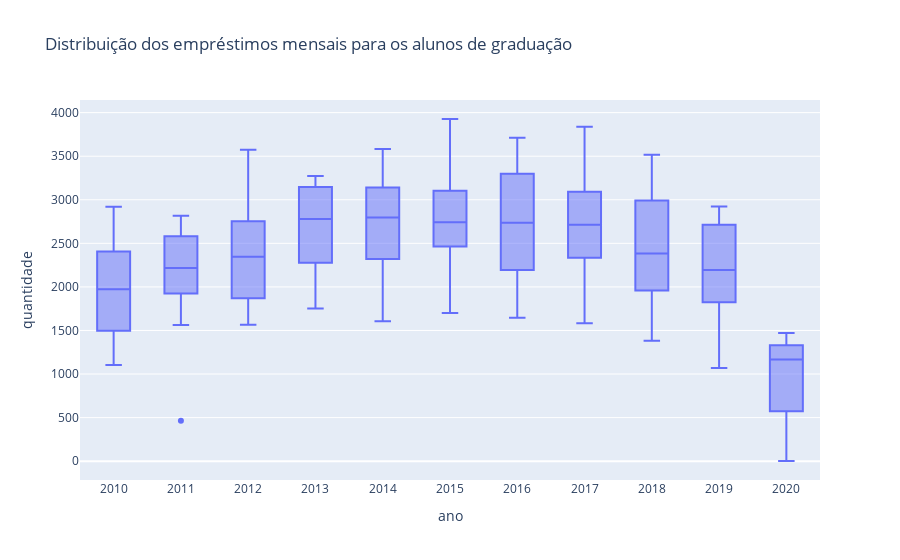

The code cell stored with this chart in its notebook:
### Code cell
# Visualização do gráfico dos dados

fig = px.box(
    empr_por_ano_pos_grad,
    x='ano',
    y='quantidade',
    title='Distribuição dos empréstimos mensais para os alunos de graduação'
)

fig.show()

### Figure 1 — Plotly figure (JSON) as saved in the notebook; plotly's stock layout.template omitted (floating-point values rounded to 4 significant figures)
{"data": [{"alignmentgroup": "True", "hovertemplate": "ano=%{x}<br>quantidade=%{y}<extra></extra>", "legendgroup": "", "marker": {"color": "#636efa"}, "name": "", "notched": false, "offsetgroup": "", "orientation": "v", "showlegend": false, "type": "box", "x": ["2010", "2010", "2010", "2010", "2010", "2010", "2010", "2010", "2010", "2010", "2010", "2010", "2011", "2011", "2011", "2011", "2011", "2011", "2011", "2011", "2011", "2011", "2011", "2011", "2012", "2012", "2012", "2012", "2012", "2012", "2012", "2012", "2012", "2012", "2012", "2012", "2013", "2013", "2013", "2013", "2013", "2013", "2013", "2013", "2013", "2013", "2013", "2013", "2014", "2014", "2014", "2014", "2014", "2014", "2014", "2014", "2014", "2014", "2014", "2014", "2015", "2015", "2015", "2015", "2015", "2015", "2015", "2015", "2015", "2015", "2015", "2015", "2016", "2016", "2016", "2016", "2016", "2016", "2016", "2016", "2016", "2016", "2016", "2016", "2017", "2017", "2017", "2017", "2017", "2017", "2017", "2017", "2017", "2017", "2017", "2017", "2018", "2018", "2018", "2018", "2018", "2018", "2018", "2018", "2018", "2018", "2018", "2018", "2019", "2019", "2019", "2019", "2019", "2019", "2019", "2019", "2019", "2019", "2019", "2019", "2020", "2020", "2020", "2020"], "x0": " ", "xaxis": "x", "y": [1105, 1474, 2919, 2716, 2514, 1920, 1522, 2222, 2297, 2026, 1782, 1275, 465, 1563, 2573, 2431, 2591, 2095, 1945, 2818, 2595, 2340, 2030, 1903, 1714, 2217, 3575, 2956, 2993, 2025, 1566, 2351, 2341, 2553, 2370, 1691, 1753, 2445, 3274, 3186, 2921, 2104, 2767, 3110, 3181, 2791, 2528, 2108, 2316, 3583, 3204, 3010, 2690, 1605, 2571, 3101, 3180, 2904, 2325, 1970, 1785, 3086, 3927, 3315, 3120, 2774, 2661, 2977, 2506, 2711, 2423, 1701, 1646, 2328, 3711, 2720, 3115, 3049, 2378, 3662, 3483, 2753, 2059, 1692, 1649, 2332, 3722, 2724, 3125, 3059, 2339, 3837, 2849, 2705, 2376, 1582, 1545, 2229, 3518, 3290, 2914, 2376, 1868, 3068, 2451, 2389, 2049, 1382, 1601, 2379, 2922, 2836, 2593, 2049, 2037, 2848, 2307, 2082, 1613, 1069, 1143, 1189, 1471, 2], "y0": " ", "yaxis": "y"}], "layout": {"boxmode": "group", "legend": {"tracegroupgap": 0}, "title": {"text": "Distribuição dos empréstimos mensais para os alunos de graduação"}, "xaxis": {"anchor": "y", "domain": [0, 1], "title": {"text": "ano"}}, "yaxis": {"anchor": "x", "domain": [0, 1], "title": {"text": "quantidade"}}}}
